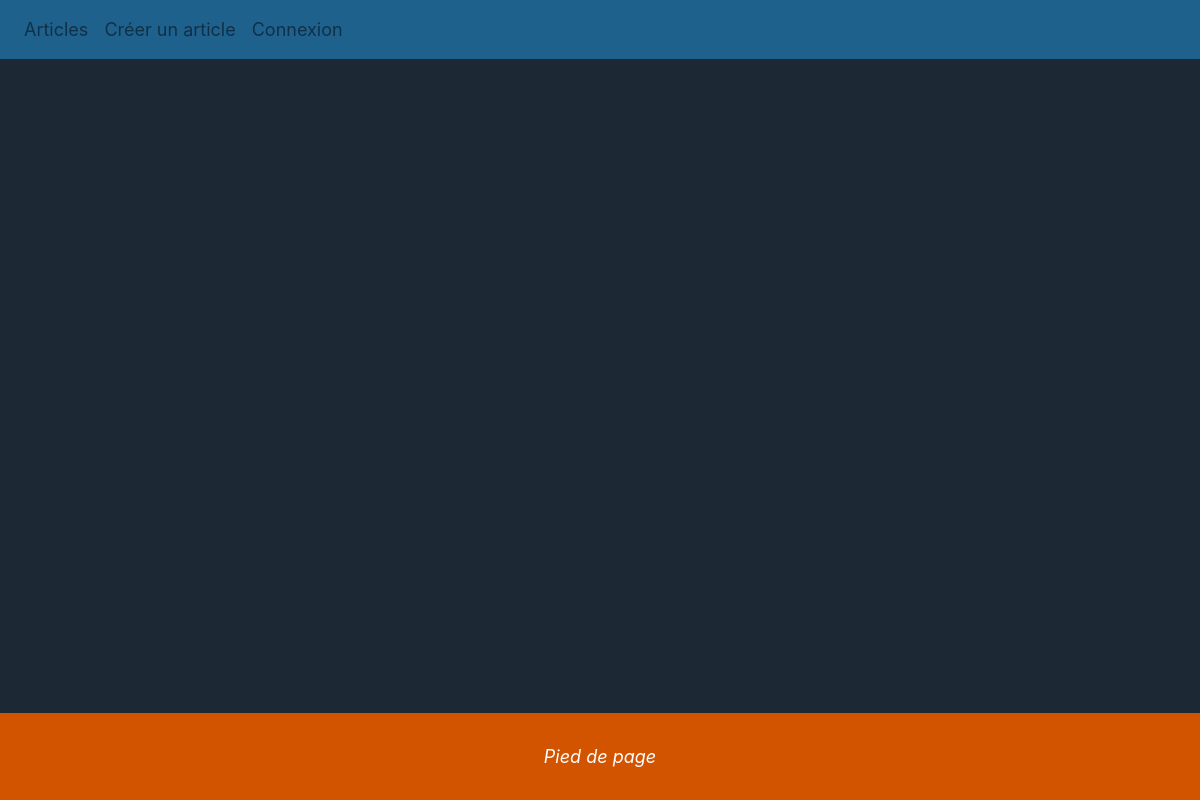
The app's page /posts?ac=display, older data.
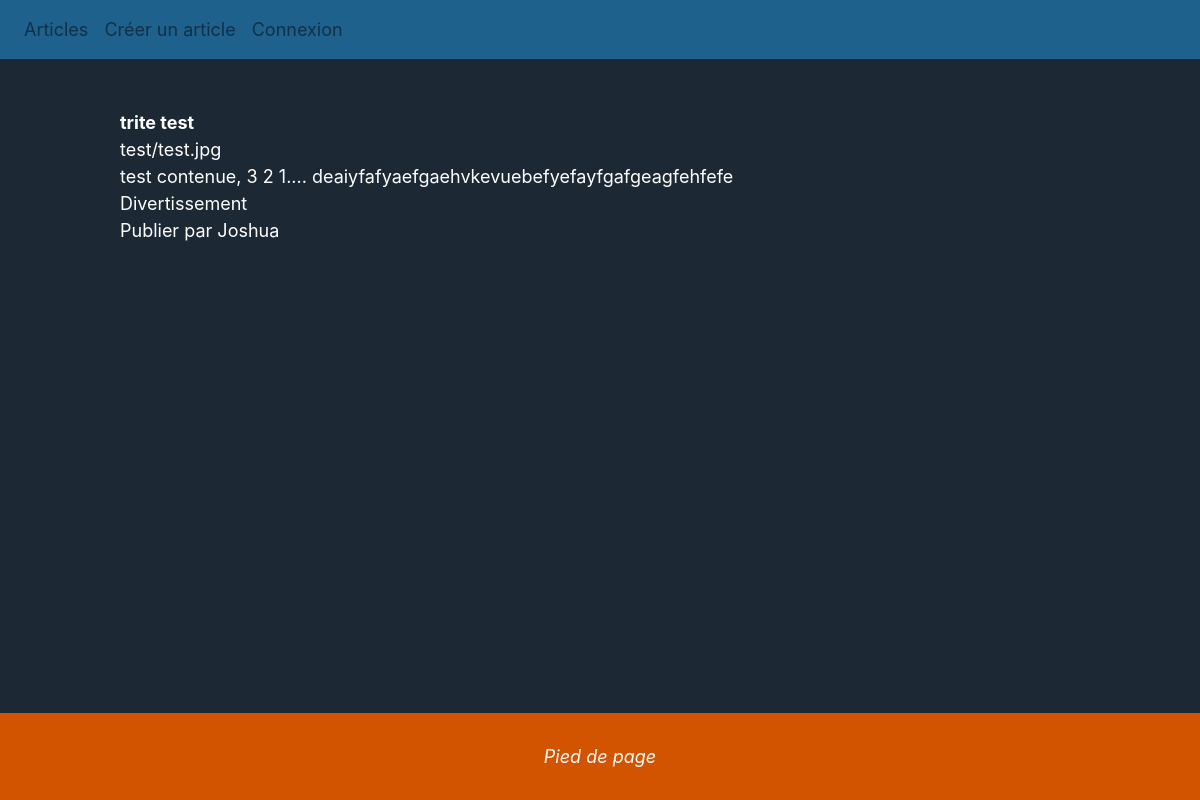
The same page, newer data.
### tables this page shows
CREATE TABLE `posts` (
  `id` int(11) NOT NULL,
  `imagePath` varchar(255) DEFAULT NULL,
  `title` varchar(255) NOT NULL,
  `content` text NOT NULL,
  `idCategory` int(11) DEFAULT NULL,
  `idUser` int(11) DEFAULT NULL
);

CREATE TABLE `categories` (
  `id` int(11) NOT NULL,
  `name` varchar(255) NOT NULL
);

CREATE TABLE `users` (
  `id` int(11) NOT NULL,
  `username` varchar(255) NOT NULL,
  `password` varchar(255) NOT NULL
);

### Model/function.php (called while the page is built, shortened)
<?php
function connectPdo(){
    try{
        $pdo = new PDO ('mysql:host='.HOST.';dbname='.DBNAME, USER , PW , array(PDO::MYSQL_ATTR_INIT_COMMAND => 'SET NAMES utf8'));
        return $pdo ;
    }
    catch(PDOExeption $e)
    {
        echo "problème de connexion". $e->getMessage();
        return fasle ;
    }
}
function getAllPosts(){
    $pdo = connectPdo();
    try{
        $db = $pdo->prepare("select posts.id, posts.imagePath, posts.title, posts.content, idCategory,
        categories.name as categoryname, idUser, users.username
        from posts LEFT JOIN categories on posts.idCategory = categories.id
        LEFT JOIN users on idUser = users.id");
        $db->execute();
        $posts = $db->fetchALL(PDO::FETCH_OBJ);
    }catch (PDOException $e){
        echo"Erreur de connexion". $e->getMessage();
    }
    return $posts;
}

### View/post.php (the view, shortened to what this page needs)
<?php
    foreach ($posts as $post){
        echo "<div class='posts'>";
            echo "<div class='p-title'>$post->title</div>";
            echo "<div class='p-img'>$post->imagePath</div>";
            echo "<div class='p-content'>$post->content</div>";
            echo "<div class='p-category'>$post->categoryname</div>";
            echo "<div class='p-username'>Publier par $post->username</div>";
        echo "</div>";
    }

### View/header.php (shortened to what this page needs)
<html lang="fr">
<head>
    <link href="asset/css/bootstrap.min.css" rel ="stylesheet">
    <link rel="stylesheet" type="text/css" href="asset/css/style.css?v=1">
    <link rel="stylesheet" href="{{url('https://use.fontawesome.com/releases/v5.2.0/css/all.css')}}">
</head>
<body>
<nav class="navbar navbar-expand-lg navbar-light">
    <div class="collapse navbar-collapse" id="navbarNav">
        <ul class="navbar-nav">
            <li class="nav-item">
                <a class="nav-link" href="/posts?ac=display">Articles<span class="sr-only">(current)</span></a>
            </li>
            <li class="nav-item">
                <a class="nav-link" href="/posts?ac=addpost">Créer un article</a>
            </li>
            <?php
            if(!isset($_SESSION['user'])){
            ?>
                <li class="nav-item">
                    <a class="nav-link" href="/user?ac=login">Connexion</a>
                </li>
            <?php
            }
            ?>
        </ul>
    </div>
</nav>

### View/footer.php
</body>
<footer>
    Pied de page
</footer>
</html>

### index.php (shortened to what this page needs)
<?php
include ('view/header.php');
$request = '/';
if (isset($_SERVER['REQUEST_URI'])) {
    $request = explode('?', $_SERVER['REQUEST_URI']);
    $request = $request[0];
}
switch ($request){
    case '/posts':
        include('Controler/postsControler.php');
        break;
}
include('view/footer.php');

### Controler/postsControler.php (shortened to what this page needs)
<?php
include(__DIR__.'/../Model/function.php');
$action = $_REQUEST['ac'];
switch ($action) {
    case 'display':
        $posts = getAllPosts();
        include(__DIR__.'/../View/post.php');
        break;
}

### asset/css/style.css (style rules this page uses)
html { min-height: 100%; }
body { background-color:#1C2833;color :white;margin: 0; font-size:18px;position: relative; }
footer { background-color: #D35400;padding-top: 30px; padding-bottom: 30px;bottom: 0;position: fixed; width: 100%;text-align: center; font-style: italic; }
.navbar { background-color: #1F618D; }
.posts { margin: auto;width: 80%; margin-top: 50px; margin-bottom: 30px; }
.p-title { font-weight: 700 }

Row changes from the older to the newer data that the page shows:
added posts: title "trite test", imagePath "test/test.jpg", content "test contenue, 3 2 1.... deaiyfafyaefgaehvkevuebefyefayfgafgeagfehfefe", idCategory.name "Divertissement", idUser.username "Joshua"
